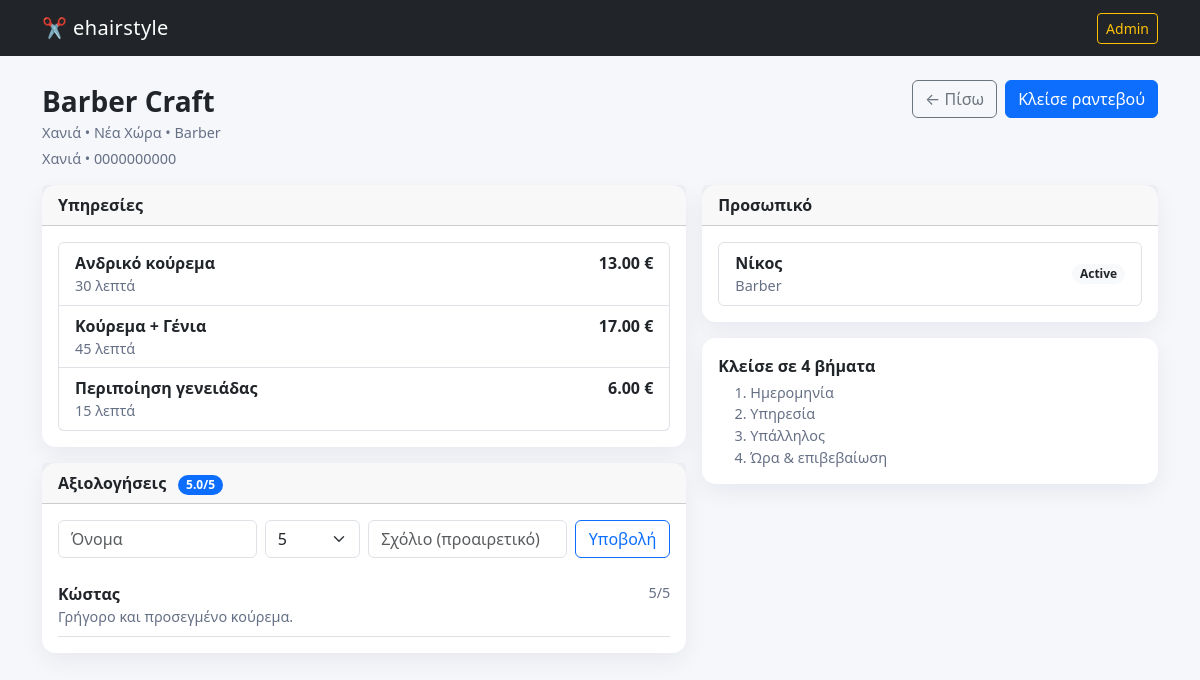
/shops/2, run on the app's committed database.
### app.py (models this page shows)
class Shop(db.Model):
    id = db.Column(db.Integer, primary_key=True)
    name = db.Column(db.String(140), nullable=False)
    city = db.Column(db.String(80), nullable=False, default="Χανιά")
    area = db.Column(db.String(80), nullable=False, default="")
    category = db.Column(db.String(80), nullable=False, default="Hair")
    address = db.Column(db.String(200), nullable=True)
    phone = db.Column(db.String(50), nullable=True)
    description = db.Column(db.String(800), nullable=True)
    is_open = db.Column(db.Boolean, nullable=False, default=True)

class Service(db.Model):
    id = db.Column(db.Integer, primary_key=True)
    shop_id = db.Column(db.Integer, db.ForeignKey("shop.id"), nullable=False)
    name = db.Column(db.String(160), nullable=False)
    duration_min = db.Column(db.Integer, nullable=False, default=30)
    price_cents = db.Column(db.Integer, nullable=False, default=0)
    is_active = db.Column(db.Boolean, nullable=False, default=True)

class Review(db.Model):
    id = db.Column(db.Integer, primary_key=True)
    shop_id = db.Column(db.Integer, db.ForeignKey("shop.id"), nullable=False)
    customer_name = db.Column(db.String(120), nullable=False)
    rating = db.Column(db.Integer, nullable=False, default=5)
    comment = db.Column(db.String(300), nullable=True)
    created_at = db.Column(db.DateTime, nullable=False, default=datetime.utcnow)

class Staff(db.Model):
    id = db.Column(db.Integer, primary_key=True)
    shop_id = db.Column(db.Integer, db.ForeignKey("shop.id"), nullable=False)
    name = db.Column(db.String(120), nullable=False)
    title = db.Column(db.String(80), nullable=True)
    is_active = db.Column(db.Boolean, nullable=False, default=True)

### app.py (the view)
@app.route("/shops/<int:sid>", methods=["GET"])
def shop_detail(sid: int):
    shop = Shop.query.get_or_404(sid)
    services = Service.query.filter_by(shop_id=sid, is_active=True).order_by(Service.name.asc()).all()
    staff = Staff.query.filter_by(shop_id=sid, is_active=True).order_by(Staff.name.asc()).all()
    reviews = Review.query.filter_by(shop_id=sid).order_by(Review.created_at.desc()).limit(30).all()
    avg = round(sum(r.rating for r in reviews)/len(reviews), 1) if reviews else None
    return render_template("shop.html", app_name=APP_NAME, shop=shop, services=services, staff=staff, reviews=reviews, avg=avg, cents_to_eur=cents_to_eur)

### app.py (called while the page is built)
def cents_to_eur(cents: int) -> str:
    return f"{cents/100:.2f}"

### templates/shop.html
{% extends "base.html" %}
{% block content %}
<div class="d-flex justify-content-between align-items-start mb-3">
  <div>
    <div class="fs-3 fw-bold">{{ shop.name }}</div>
    <div class="small-muted">{{ shop.city }}{% if shop.area %} • {{ shop.area }}{% endif %} • {{ shop.category }}</div>
    <div class="small-muted mt-1">{{ shop.address or "" }}{% if shop.phone %} • {{ shop.phone }}{% endif %}</div>
  </div>
  <div class="d-flex gap-2">
    <a class="btn btn-outline-secondary" href="{{ url_for('home') }}">← Πίσω</a>
    <a class="btn btn-primary" href="{{ url_for('book_start', sid=shop.id) }}">Κλείσε ραντεβού</a>
  </div>
</div>
<div class="row g-3">
  <div class="col-md-7">
    <div class="card">
      <div class="card-header fw-bold">Υπηρεσίες</div>
      <div class="card-body">
        {% if services %}
          <div class="list-group">
            {% for sv in services %}
              <div class="list-group-item">
                <div class="d-flex justify-content-between">
                  <div>
                    <div class="fw-bold">{{ sv.name }}</div>
                    <div class="small-muted">{{ sv.duration_min }} λεπτά</div>
                  </div>
                  <div class="fw-bold">{{ cents_to_eur(sv.price_cents) }} €</div>
                </div>
              </div>
            {% endfor %}
          </div>
        {% else %}
          <div class="text-muted">Δεν υπάρχουν υπηρεσίες.</div>
        {% endif %}
      </div>
    </div>
    <div class="card mt-3">
      <div class="card-header fw-bold">Αξιολογήσεις {% if avg %}<span class="badge text-bg-primary ms-2">{{ avg }}/5</span>{% endif %}</div>
      <div class="card-body">
        <form method="post" action="{{ url_for('add_review', sid=shop.id) }}" class="row g-2 mb-3">
          <div class="col-md-4"><input class="form-control" name="name" placeholder="Όνομα"></div>
          <div class="col-md-2">
            <select class="form-select" name="rating">
              {% for r in [5,4,3,2,1] %}
                <option value="{{ r }}">{{ r }}</option>
              {% endfor %}
            </select>
          </div>
          <div class="col-md-4"><input class="form-control" name="comment" placeholder="Σχόλιο (προαιρετικό)"></div>
          <div class="col-md-2 d-grid"><button class="btn btn-outline-primary">Υποβολή</button></div>
        </form>
        {% for r in reviews %}
          <div class="border-bottom py-2">
            <div class="d-flex justify-content-between">
              <div class="fw-bold">{{ r.customer_name }}</div>
              <div class="small-muted">{{ r.rating }}/5</div>
            </div>
            <div class="small-muted">{{ r.comment or "Χωρίς σχόλιο" }}</div>
          </div>
        {% endfor %}
      </div>
    </div>
  </div>
  <div class="col-md-5">
    <div class="card">
      <div class="card-header fw-bold">Προσωπικό</div>
      <div class="card-body">
        {% if staff %}
          <ul class="list-group">
            {% for st in staff %}
              <li class="list-group-item d-flex justify-content-between align-items-center">
                <div>
                  <div class="fw-bold">{{ st.name }}</div>
                  <div class="small-muted">{{ st.title or "" }}</div>
                </div>
                <span class="badge text-bg-light text-dark">Active</span>
              </li>
            {% endfor %}
          </ul>
        {% else %}
          <div class="text-muted">Δεν υπάρχει προσωπικό.</div>
        {% endif %}
      </div>
    </div>
    <div class="card mt-3">
      <div class="card-body">
        <div class="fw-bold mb-1">Κλείσε σε 4 βήματα</div>
        <ol class="small-muted mb-0">
          <li>Ημερομηνία</li>
          <li>Υπηρεσία</li>
          <li>Υπάλληλος</li>
          <li>Ώρα & επιβεβαίωση</li>
        </ol>
      </div>
    </div>
  </div>
</div>
{% endblock %}

### templates/base.html (shortened to what this page needs)
<!doctype html>
<html lang="el">
<head>
  <link href="https://cdn.jsdelivr.net/npm/bootstrap@5.3.3/dist/css/bootstrap.min.css" rel="stylesheet">
  <link href="{{ url_for('static', filename='style.css') }}" rel="stylesheet">
</head>
<body>
<nav class="navbar navbar-expand-lg navbar-dark bg-dark">
  <div class="container">
    <a class="navbar-brand" href="{{ url_for('home') }}">✂️ {{ app_name }}</a>
    <div class="ms-auto">
      <a class="btn btn-sm btn-outline-warning" href="{{ url_for('admin_dashboard') }}">Admin</a>
    </div>
  </div>
</nav>
<div class="container my-4">
  {% block content %}{% endblock %}
</div>
</body>
</html>

### static/style.css (style rules this page uses)
:root { --card-radius: 14px; }
body { background: #f6f7fb; }
.card { border: 0; border-radius: var(--card-radius); box-shadow: 0 8px 24px rgba(16,24,40,.06); }
.badge { border-radius: 999px; }
a { text-decoration: none; }
.small-muted { color: #667085; font-size: .9rem; }
.navbar-brand { letter-spacing: .4px; }

### data on the page
Shop: name "Barber Craft", city "Χανιά", area "Νέα Χώρα", category "Barber", address "Χανιά", phone "0000000000"
Service: name "Ανδρικό κούρεμα", duration_min "30", price_cents "13.00"
Service: name "Κούρεμα + Γένια", duration_min "45", price_cents "17.00"
Service: name "Περιποίηση γενειάδας", duration_min "15", price_cents "6.00"
Review: customer_name "Κώστας", rating "5", comment "Γρήγορο και προσεγμένο κούρεμα."
Staff: name "Νίκος", title "Barber"

### other printed values
{{ app_name }} "ehairstyle"
{{ avg }} "5.0"
form field rating "5"
